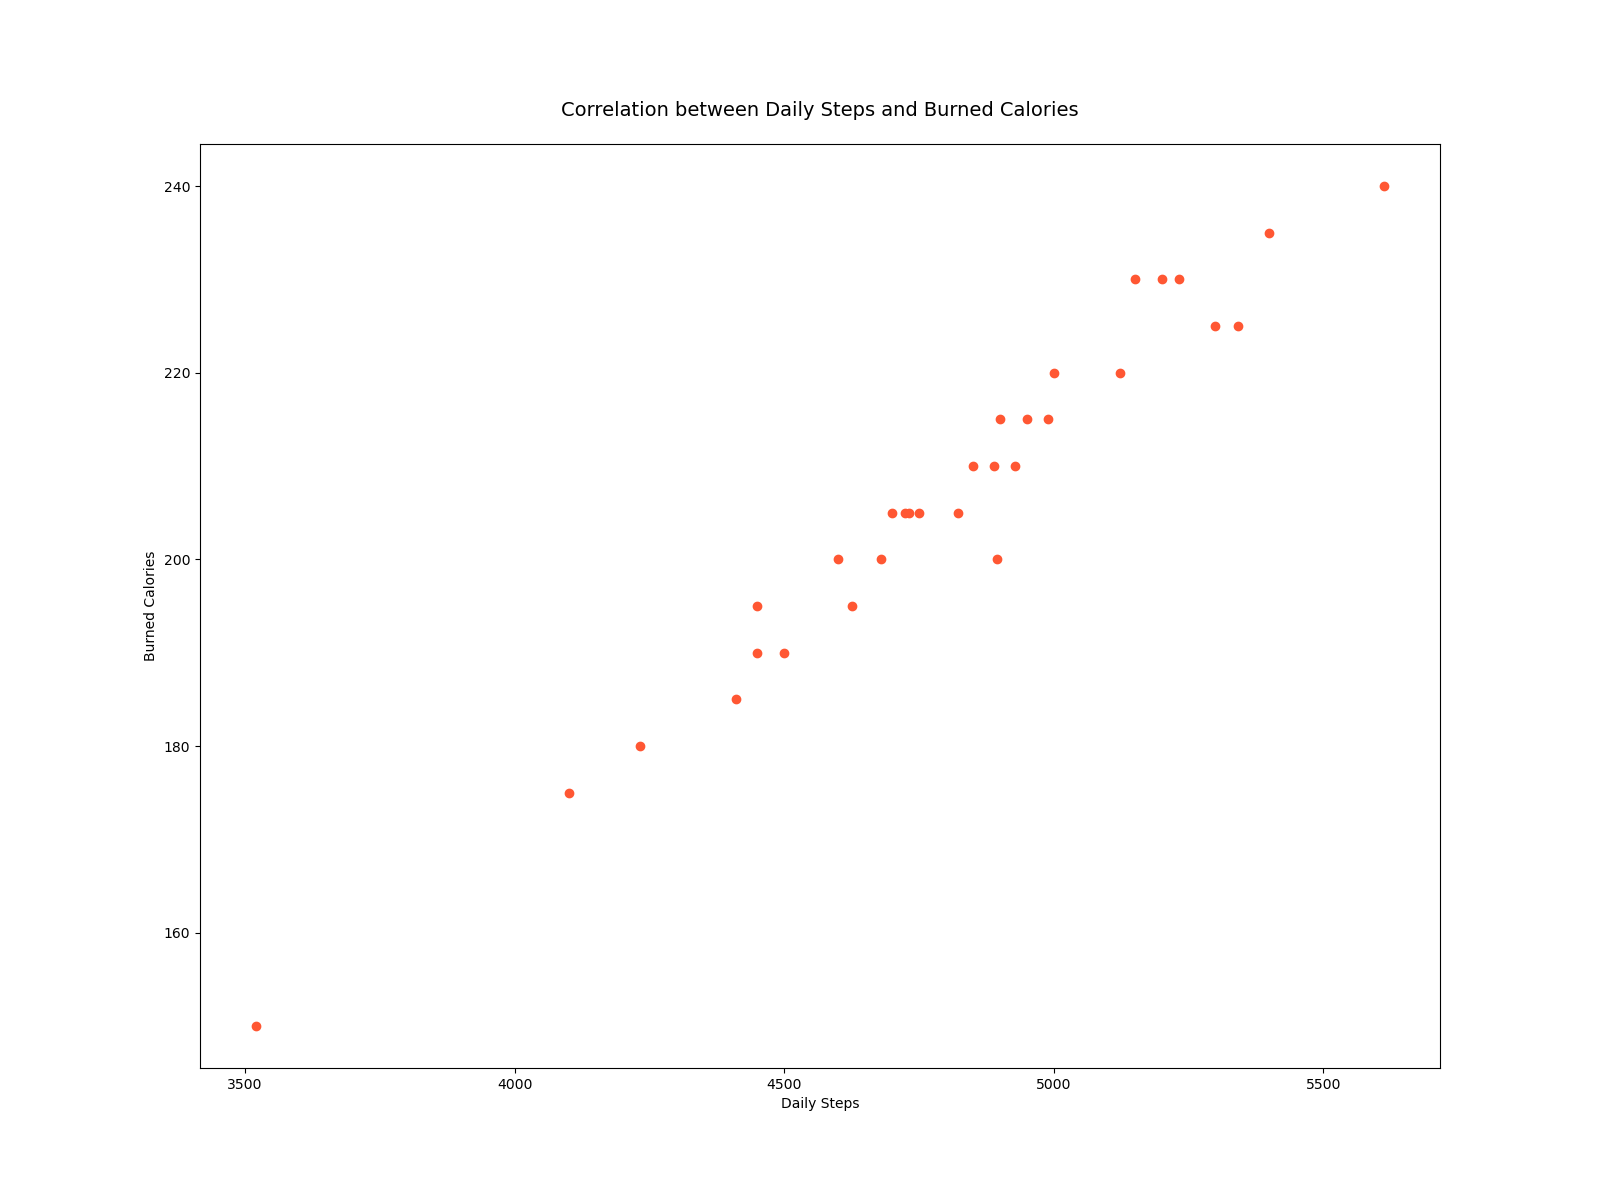

This chart was generated by the following Python code:

import matplotlib.pyplot as plt

# Data
day = [1, 2, 3, 4, 5, 6, 7, 8, 9, 10, 11, 12, 13, 14, 15, 16, 17, 18, 19, 20, 21, 22, 23, 24, 25, 26, 27, 28, 29, 30, 31]
steps = [3521, 4895, 4232, 5123, 4731, 5612, 4928, 4450, 5341, 4822, 4990, 5233, 4410, 4625, 5400, 4100, 4890, 5300, 4725, 4950, 4500, 4680, 5150, 5200, 4700, 4450, 4600, 4850, 4900, 4750, 5000]
burned_calories = [150, 200, 180, 220, 205, 240, 210, 190, 225, 205, 215, 230, 185, 195, 235, 175, 210, 225, 205, 215, 190, 200, 230, 230, 205, 195, 200, 210, 215, 205, 220]

plt.figure(figsize=(16, 12))
plt.scatter(steps, burned_calories, color='#FF5733')
plt.xlabel('Daily Steps')
plt.ylabel('Burned Calories')
plt.title('Correlation between Daily Steps and Burned Calories', fontsize=14, pad=20)
plt.show()
